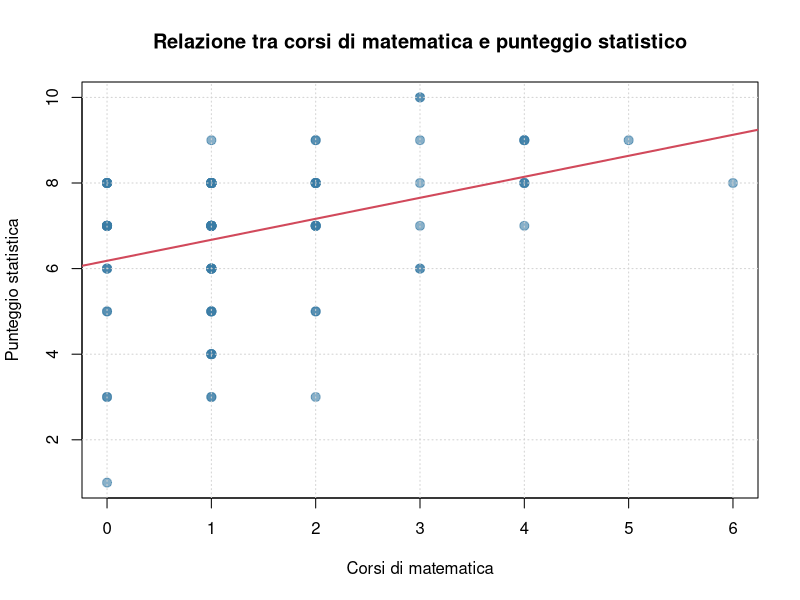

Write R code to recreate this figure.
## ---- chunk 1
#| echo: false #cosi non si vede
rm(list= ls())
## ---- chunk 2
#| echo: false
library(readxl)
dataset <- read_excel("Sara_dataset.xls")
ls(dataset)
summary (dataset)
## ---- chunk 3
#da variabile quantitava a categoriale
dataset$gender <- factor(dataset$gender)
dataset$major <- factor(dataset$major)
## ---- chunk 4
tab_f <- table(dataset$major[dataset$gender == 1])

moda_f <- names(tab_f)[which.max(tab_f)] #which.max() restituisce la posizione del valore più grande, mentre names() restituisce i nomi delle categorie
freq_f <- max(tab_f) 


tab_m <- table(dataset$major[dataset$gender == 2])

moda_m <- names(tab_m)[which.max(tab_m)]
freq_m <- max(tab_m)
## ---- chunk 5
cor.test(dataset$prevmath, dataset$statquiz)
## ---- chunk 6
#| code-line-numbers: "|1|3|11|13"

par(bg = "white")

plot(dataset$prevmath, dataset$statquiz,
     xlab = "Corsi di matematica",
     ylab = "Punteggio statistica",
     main = "Relazione tra corsi di matematica e punteggio statistico",
     pch = 19,
     col = rgb(58/255, 124/255, 165/255, 0.6),
     cex = 1.2)

grid()

abline(lm(statquiz ~ prevmath, data = dataset),
       col = "#d1495b",
       lwd = 2)
